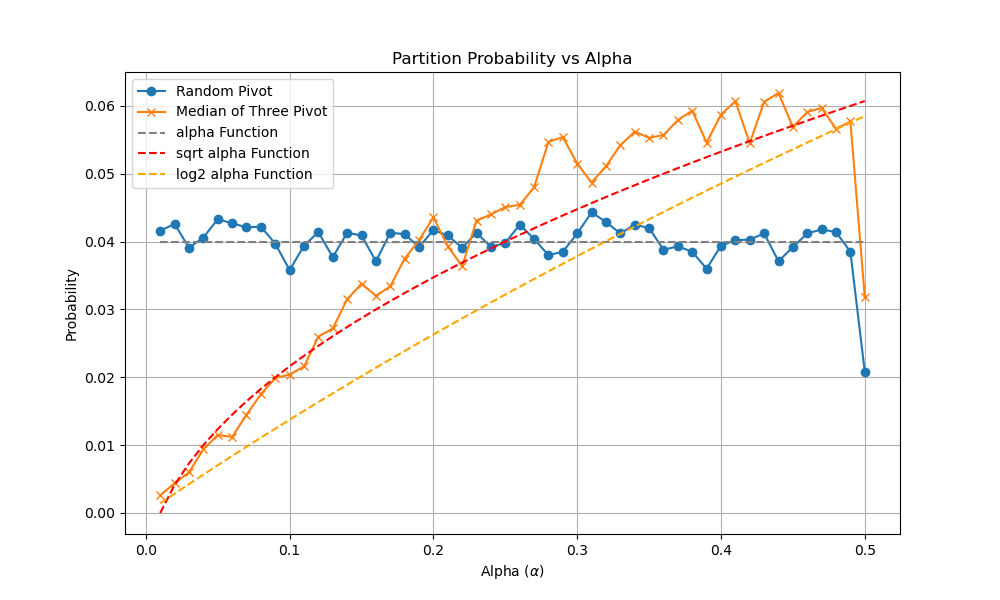

Here is the Python script that generated this plot:
import numpy as np
from random import randint, sample
from multiprocessing import Pool, cpu_count

import matplotlib.pyplot as plt

def partition(arr, low, high, pivot_index):
    """Partition the array around the pivot value."""
    pivot = arr[pivot_index]
    arr[pivot_index], arr[high] = arr[high], arr[pivot_index]  # Move pivot to end
    i = low
    for j in range(low, high):
        if arr[j] <= pivot:
            arr[i], arr[j] = arr[j], arr[i]
            i += 1
    arr[i], arr[high] = arr[high], arr[i]  # Move pivot to its final place
    return i

def simulate_trial(args):
    """Simulate a single trial and return the distribution of the partition sizes"""
    n, alpha, pivot_strategy = args
    arr = np.random.randint(0, 1000, n)
    low, high = 0, len(arr) - 1
    
    if pivot_strategy == "random":
        pivot_index = randint(low, high)
    elif pivot_strategy == "median_of_three":
        pivot_candidates = sample(range(low, high + 1), 3)
        pivot_index = sorted(pivot_candidates, key=lambda x: arr[x])[1]
    else:
        raise ValueError("Invalid pivot strategy")
    
    partition_index = partition(arr, low, high, pivot_index)
    left_size = partition_index - low
    right_size = high - partition_index
    total_size = left_size + right_size + 1
    left_ratio = left_size / total_size
    
    # return 1 if left_ratio <= alpha else 0
    return 1 if (left_ratio == alpha or left_ratio == 1 - alpha) else 0

def simulate_partition_probabilities(n, alpha_values, pivot_strategy, trials=10000):
    """Simulate partition probabilities using multiprocessing."""
    probabilities = {alpha: 0 for alpha in alpha_values}
    
    for i in range(trials):
        print(f"Trial {i}")
        arr = np.random.randint(0, 1000, n)
        low, high = 0, len(arr) - 1    
       
        if pivot_strategy == "random":
            pivot_index = randint(low, high)
        elif pivot_strategy == "median_of_three":
            pivot_candidates = sample(range(low, high + 1), 3)
            pivot_index = sorted(pivot_candidates, key=lambda x: arr[x])[1]
        else:
            raise ValueError("Invalid pivot strategy")
    
        partition_index = partition(arr, low, high, pivot_index)
        left_size = partition_index - low
        right_size = high - partition_index
        total_size = left_size + right_size + 1
        left_ratio = left_size / total_size

        ratio = min(left_ratio, 1 - left_ratio)
        for alpha in alpha_values:
            if alpha - 0.01 <= ratio < alpha + 0.01:
                probabilities[alpha] += 1
        
    # Normalize probabilities
    for alpha in alpha_values:
        probabilities[alpha] /= trials

    return [probabilities[alpha] for alpha in alpha_values]


def main():
    n = 1000
    alpha_values = np.arange(0.01, 0.51, 0.01)
    
    print("Simulating partition probabilities for random pivot...")
    random_pivot_probs = simulate_partition_probabilities(n, alpha_values, "random")
    
    print("Simulating partition probabilities for median of three pivot...")
    median_of_three_probs = simulate_partition_probabilities(n, alpha_values, "median_of_three")
    
    plt.figure(figsize=(10, 6))
    plt.plot(alpha_values, random_pivot_probs, label="Random Pivot", marker='o')
    plt.plot(alpha_values, median_of_three_probs, label="Median of Three Pivot", marker='x')

    plt.plot(alpha_values, [0.04 for i in alpha_values], label="alpha Function", linestyle='--', color='gray')
    plt.plot(alpha_values, 1/10*np.sqrt(alpha_values)-0.01, label="sqrt alpha Function", linestyle='--', color='red')
    plt.plot(alpha_values, 1/10*np.log2(alpha_values+1), label="log2 alpha Function", linestyle='--', color='orange')

    plt.xlabel("Alpha ($\\alpha$)")
    plt.ylabel("Probability")


    plt.title("Partition Probability vs Alpha")
    plt.legend()
    plt.grid()
    plt.savefig("1L4.png")


if __name__ == "__main__":
    main()